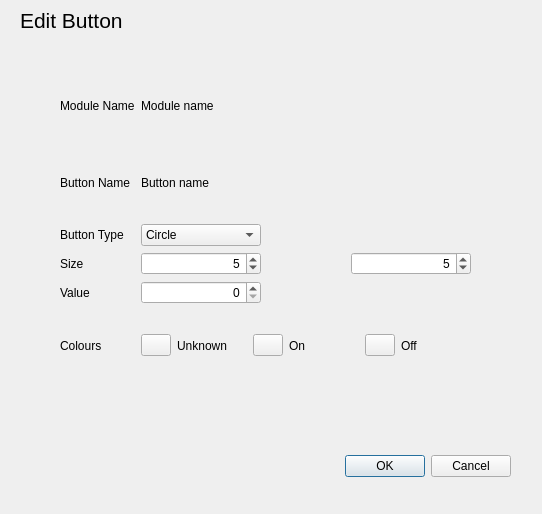
<?xml version="1.0" encoding="UTF-8"?>
<ui version="4.0">
 <class>Dialog</class>
 <widget class="QDialog" name="Dialog">
  <property name="geometry">
   <rect>
    <x>0</x>
    <y>0</y>
    <width>542</width>
    <height>514</height>
   </rect>
  </property>
  <property name="windowTitle">
   <string>Dialog</string>
  </property>
  <widget class="QDialogButtonBox" name="buttonBox">
   <property name="geometry">
    <rect>
     <x>170</x>
     <y>450</y>
     <width>341</width>
     <height>32</height>
    </rect>
   </property>
   <property name="orientation">
    <enum>Qt::Horizontal</enum>
   </property>
   <property name="standardButtons">
    <set>QDialogButtonBox::Cancel|QDialogButtonBox::Ok</set>
   </property>
  </widget>
  <widget class="QLabel" name="label">
   <property name="geometry">
    <rect>
     <x>20</x>
     <y>0</y>
     <width>181</width>
     <height>41</height>
    </rect>
   </property>
   <property name="font">
    <font>
     <pointsize>16</pointsize>
    </font>
   </property>
   <property name="text">
    <string>Edit Button</string>
   </property>
  </widget>
  <widget class="QWidget" name="gridLayoutWidget">
   <property name="geometry">
    <rect>
     <x>60</x>
     <y>70</y>
     <width>411</width>
     <height>311</height>
    </rect>
   </property>
   <layout class="QGridLayout" name="gridLayout">
    <item row="5" column="1">
     <layout class="QHBoxLayout" name="horizontalLayout_2">
      <item>
       <widget class="QSpinBox" name="buttonSizeXBox">
        <property name="minimumSize">
         <size>
          <width>120</width>
          <height>0</height>
         </size>
        </property>
        <property name="alignment">
         <set>Qt::AlignRight|Qt::AlignTrailing|Qt::AlignVCenter</set>
        </property>
        <property name="minimum">
         <number>2</number>
        </property>
        <property name="value">
         <number>5</number>
        </property>
       </widget>
      </item>
      <item>
       <spacer name="horizontalSpacer">
        <property name="orientation">
         <enum>Qt::Horizontal</enum>
        </property>
        <property name="sizeHint" stdset="0">
         <size>
          <width>40</width>
          <height>20</height>
         </size>
        </property>
       </spacer>
      </item>
      <item>
       <widget class="QSpinBox" name="buttonSizeYBox">
        <property name="minimumSize">
         <size>
          <width>120</width>
          <height>0</height>
         </size>
        </property>
        <property name="alignment">
         <set>Qt::AlignRight|Qt::AlignTrailing|Qt::AlignVCenter</set>
        </property>
        <property name="minimum">
         <number>2</number>
        </property>
        <property name="value">
         <number>5</number>
        </property>
       </widget>
      </item>
     </layout>
    </item>
    <item row="4" column="1">
     <layout class="QHBoxLayout" name="horizontalLayout_3">
      <item>
       <widget class="QComboBox" name="buttonTypeCombo">
        <property name="minimumSize">
         <size>
          <width>120</width>
          <height>0</height>
         </size>
        </property>
        <item>
         <property name="text">
          <string>Circle</string>
         </property>
        </item>
        <item>
         <property name="text">
          <string>Square</string>
         </property>
        </item>
       </widget>
      </item>
      <item>
       <spacer name="horizontalSpacer_2">
        <property name="orientation">
         <enum>Qt::Horizontal</enum>
        </property>
        <property name="sizeHint" stdset="0">
         <size>
          <width>40</width>
          <height>20</height>
         </size>
        </property>
       </spacer>
      </item>
     </layout>
    </item>
    <item row="7" column="0">
     <widget class="QLabel" name="label_4">
      <property name="text">
       <string>Value</string>
      </property>
     </widget>
    </item>
    <item row="3" column="0">
     <widget class="QLabel" name="label_2">
      <property name="text">
       <string>Button Name</string>
      </property>
     </widget>
    </item>
    <item row="9" column="0">
     <widget class="QLabel" name="label_6">
      <property name="text">
       <string>Colours</string>
      </property>
     </widget>
    </item>
    <item row="5" column="0">
     <widget class="QLabel" name="label_5">
      <property name="text">
       <string>Size</string>
      </property>
     </widget>
    </item>
    <item row="2" column="1">
     <widget class="QLabel" name="devNameText">
      <property name="text">
       <string>Module name</string>
      </property>
     </widget>
    </item>
    <item row="3" column="1">
     <widget class="QLabel" name="buttonNameText">
      <property name="text">
       <string>Button name</string>
      </property>
     </widget>
    </item>
    <item row="2" column="0">
     <widget class="QLabel" name="devNameLabel">
      <property name="text">
       <string>Module Name</string>
      </property>
     </widget>
    </item>
    <item row="4" column="0">
     <widget class="QLabel" name="label_3">
      <property name="text">
       <string>Button Type</string>
      </property>
     </widget>
    </item>
    <item row="7" column="1">
     <layout class="QHBoxLayout" name="horizontalLayout">
      <item>
       <layout class="QHBoxLayout" name="horizontalLayout_5">
        <item>
         <widget class="QSpinBox" name="valueBox">
          <property name="minimumSize">
           <size>
            <width>120</width>
            <height>0</height>
           </size>
          </property>
          <property name="alignment">
           <set>Qt::AlignRight|Qt::AlignTrailing|Qt::AlignVCenter</set>
          </property>
         </widget>
        </item>
        <item>
         <spacer name="horizontalSpacer_3">
          <property name="orientation">
           <enum>Qt::Horizontal</enum>
          </property>
          <property name="sizeHint" stdset="0">
           <size>
            <width>40</width>
            <height>20</height>
           </size>
          </property>
         </spacer>
        </item>
       </layout>
      </item>
     </layout>
    </item>
    <item row="9" column="1">
     <layout class="QHBoxLayout" name="horizontalLayout_4">
      <item>
       <widget class="QPushButton" name="colorUnknownButton">
        <property name="sizePolicy">
         <sizepolicy hsizetype="Fixed" vsizetype="Fixed">
          <horstretch>0</horstretch>
          <verstretch>0</verstretch>
         </sizepolicy>
        </property>
        <property name="minimumSize">
         <size>
          <width>0</width>
          <height>0</height>
         </size>
        </property>
        <property name="maximumSize">
         <size>
          <width>30</width>
          <height>16777215</height>
         </size>
        </property>
        <property name="baseSize">
         <size>
          <width>0</width>
          <height>0</height>
         </size>
        </property>
        <property name="text">
         <string/>
        </property>
       </widget>
      </item>
      <item>
       <widget class="QLabel" name="label_10">
        <property name="text">
         <string>Unknown</string>
        </property>
       </widget>
      </item>
      <item>
       <widget class="QPushButton" name="colorOnButton">
        <property name="sizePolicy">
         <sizepolicy hsizetype="Fixed" vsizetype="Fixed">
          <horstretch>0</horstretch>
          <verstretch>0</verstretch>
         </sizepolicy>
        </property>
        <property name="minimumSize">
         <size>
          <width>0</width>
          <height>0</height>
         </size>
        </property>
        <property name="maximumSize">
         <size>
          <width>30</width>
          <height>16777215</height>
         </size>
        </property>
        <property name="baseSize">
         <size>
          <width>0</width>
          <height>0</height>
         </size>
        </property>
        <property name="text">
         <string/>
        </property>
       </widget>
      </item>
      <item>
       <widget class="QLabel" name="label_9">
        <property name="text">
         <string>On</string>
        </property>
       </widget>
      </item>
      <item>
       <widget class="QPushButton" name="colorOffButton">
        <property name="sizePolicy">
         <sizepolicy hsizetype="Fixed" vsizetype="Fixed">
          <horstretch>0</horstretch>
          <verstretch>0</verstretch>
         </sizepolicy>
        </property>
        <property name="minimumSize">
         <size>
          <width>0</width>
          <height>0</height>
         </size>
        </property>
        <property name="maximumSize">
         <size>
          <width>30</width>
          <height>16777215</height>
         </size>
        </property>
        <property name="baseSize">
         <size>
          <width>0</width>
          <height>0</height>
         </size>
        </property>
        <property name="text">
         <string/>
        </property>
       </widget>
      </item>
      <item>
       <widget class="QLabel" name="label_8">
        <property name="text">
         <string>Off</string>
        </property>
       </widget>
      </item>
     </layout>
    </item>
   </layout>
  </widget>
 </widget>
 <resources/>
 <connections>
  <connection>
   <sender>buttonBox</sender>
   <signal>accepted()</signal>
   <receiver>Dialog</receiver>
   <slot>accept()</slot>
   <hints>
    <hint type="sourcelabel">
     <x>248</x>
     <y>254</y>
    </hint>
    <hint type="destinationlabel">
     <x>157</x>
     <y>274</y>
    </hint>
   </hints>
  </connection>
  <connection>
   <sender>buttonBox</sender>
   <signal>rejected()</signal>
   <receiver>Dialog</receiver>
   <slot>reject()</slot>
   <hints>
    <hint type="sourcelabel">
     <x>316</x>
     <y>260</y>
    </hint>
    <hint type="destinationlabel">
     <x>286</x>
     <y>274</y>
    </hint>
   </hints>
  </connection>
 </connections>
</ui>
